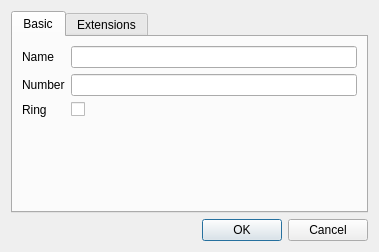
<?xml version="1.0" encoding="UTF-8"?>
<ui version="4.0">
 <class>DTMFContactDialog</class>
 <widget class="QDialog" name="DTMFContactDialog">
  <property name="geometry">
   <rect>
    <x>0</x>
    <y>0</y>
    <width>379</width>
    <height>252</height>
   </rect>
  </property>
  <property name="windowTitle">
   <string>Dialog</string>
  </property>
  <layout class="QVBoxLayout" name="verticalLayout">
   <item>
    <widget class="QTabWidget" name="tabWidget">
     <property name="currentIndex">
      <number>0</number>
     </property>
     <widget class="QWidget" name="basicTab">
      <attribute name="title">
       <string>Basic</string>
      </attribute>
      <layout class="QFormLayout" name="formLayout">
       <item row="0" column="0">
        <widget class="QLabel" name="nameLabel">
         <property name="text">
          <string>Name</string>
         </property>
        </widget>
       </item>
       <item row="0" column="1">
        <widget class="QLineEdit" name="nameLineEdit"/>
       </item>
       <item row="1" column="0">
        <widget class="QLabel" name="numberLabel">
         <property name="text">
          <string>Number</string>
         </property>
        </widget>
       </item>
       <item row="1" column="1">
        <widget class="QLineEdit" name="numberLineEdit"/>
       </item>
       <item row="2" column="0">
        <widget class="QLabel" name="ringLabel">
         <property name="text">
          <string>Ring</string>
         </property>
        </widget>
       </item>
       <item row="2" column="1">
        <widget class="QCheckBox" name="ringCheckBox"/>
       </item>
      </layout>
     </widget>
     <widget class="ExtensionView" name="extensionView">
      <attribute name="title">
       <string>Extensions</string>
      </attribute>
     </widget>
    </widget>
   </item>
   <item>
    <widget class="QDialogButtonBox" name="buttonBox">
     <property name="orientation">
      <enum>Qt::Horizontal</enum>
     </property>
     <property name="standardButtons">
      <set>QDialogButtonBox::Cancel|QDialogButtonBox::Ok</set>
     </property>
    </widget>
   </item>
  </layout>
 </widget>
 <customwidgets>
  <customwidget>
   <class>ExtensionView</class>
   <extends>QWidget</extends>
   <header>extensionview.hh</header>
   <container>1</container>
  </customwidget>
 </customwidgets>
 <resources/>
 <connections>
  <connection>
   <sender>buttonBox</sender>
   <signal>accepted()</signal>
   <receiver>DTMFContactDialog</receiver>
   <slot>accept()</slot>
   <hints>
    <hint type="sourcelabel">
     <x>248</x>
     <y>254</y>
    </hint>
    <hint type="destinationlabel">
     <x>157</x>
     <y>274</y>
    </hint>
   </hints>
  </connection>
  <connection>
   <sender>buttonBox</sender>
   <signal>rejected()</signal>
   <receiver>DTMFContactDialog</receiver>
   <slot>reject()</slot>
   <hints>
    <hint type="sourcelabel">
     <x>316</x>
     <y>260</y>
    </hint>
    <hint type="destinationlabel">
     <x>286</x>
     <y>274</y>
    </hint>
   </hints>
  </connection>
 </connections>
</ui>
